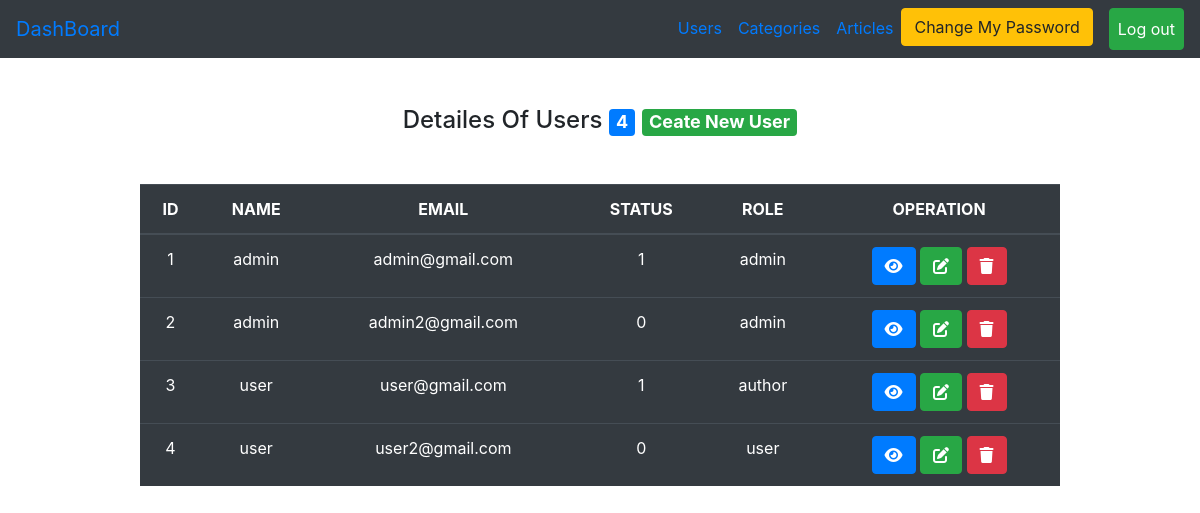
Page /Admin/users.php (signed in) on the earlier database version.
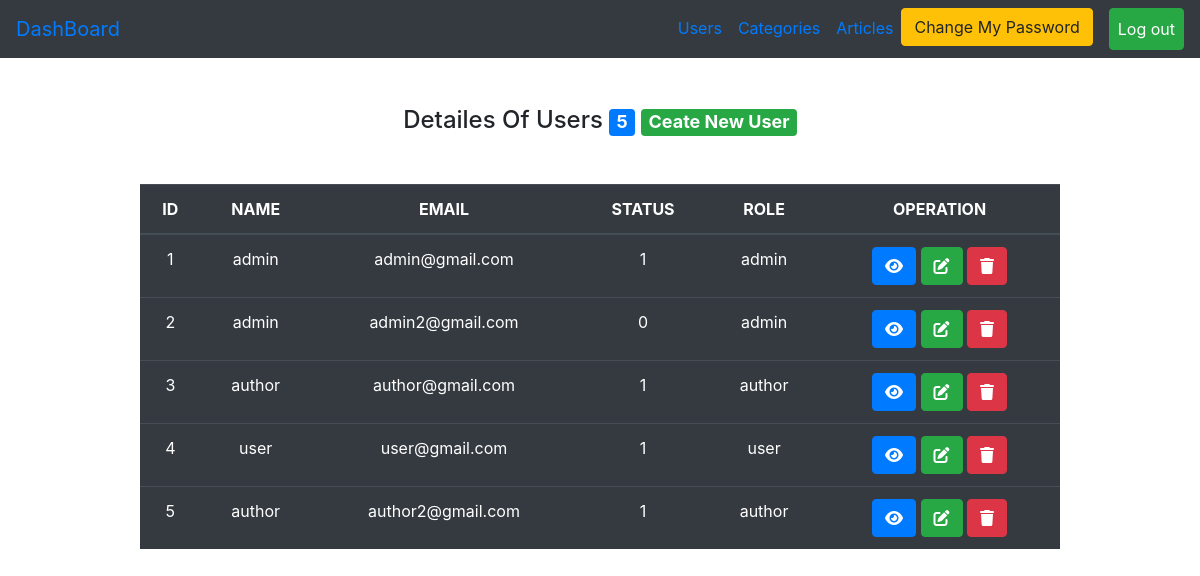
Same page on the later database version.
### tables this page shows
CREATE TABLE `users` (
  `user_id` int(11) NOT NULL,
  `username` varchar(255) NOT NULL,
  `email` varchar(255) NOT NULL,
  `password` varchar(255) NOT NULL,
  `status` enum('0','1') NOT NULL,
  `role` enum('user','admin','author') NOT NULL,
  `created_at` timestamp NULL DEFAULT NULL,
  `updated_at` timestamp NULL DEFAULT NULL
);

### Admin/initials.php (called while the page is built, shortened)
<?php
include ("Includes/temp/header.php");
include ("Includes/temp/navbar.php");
?>

### Admin/users.php (the view, shortened to what this page needs)
<?php
include("initials.php");
if (isset($_SESSION['login'])) {
    $page = "All";
    if ($page == "All") {
        $statment1 = $connect->prepare("SELECT * FROM users");
        $statment1->execute();
        $usercount = $statment1->rowCount();
        $result = $statment1->fetchall();
?>
        <div class="container ">
            <div class="row">
                <div class="col-md-10 m-auto pt-5">
                    <h4 class="text-center">Detailes Of Users <span class="badge badge-primary"><?php echo $usercount ?></span>
                        <a class="badge badge-success" href="?page=create">Ceate New User</a>
                    </h4>
                    <table class="table table-dark mt-5 pt-5 text-center">
                        <thead>
                            <tr>
                                <th scope="col">ID</th>
                                <th scope="col">NAME</th>
                                <th scope="col">EMAIL</th>
                                <th scope="col">STATUS</th>
                                <th scope="col">ROLE</th>
                                <th scope="col">OPERATION</th>
                            </tr>
                        </thead>
                        <tbody>
                            <?php
                            foreach ($result as $item) {
                            ?>
                                <tr>
                                    <td><?php echo $item['user_id'] ?></td>
                                    <td><?php echo $item['username'] ?></td>
                                    <td><?php echo $item['email'] ?></td>
                                    <td><?php echo $item['status'] ?></td>
                                    <td><?php echo $item['role'] ?></td>
                                    <td><a href="?page=show&user_id=<?php echo $item['user_id'] ?>" class="btn btn-primary"><i class="fa-solid fa-eye"></i></a>
                                        <a href="?page=edit&user_id=<?php echo $item['user_id'] ?>" class="btn btn-success"><i class="fa-solid fa-pen-to-square"></i></a>
                                        <a href="?page=delete&user_id=<?php echo $item['user_id'] ?>" class="btn btn-danger"><i class="fa-solid fa-trash"></i></a>
                                    </td>
                                </tr>
                            <?php
                            }
                            ?>
                        </tbody>
                    </table>
                </div>
            </div>
        </div>
    <?php
    } else if ($page == "show") {
        if (isset($_GET['user_id'])) {
            $user_id = $_GET['user_id'];
        }
        $statment1 = $connect->prepare("SELECT * FROM users WHERE	user_id =?");
        $statment1->execute(array($user_id));
        $item = $statment1->fetch();
    ?>
        <div class="container ">
            <div class="row">
                <div class="col-md-10 m-auto pt-5">
                    <table class="table table-dark mt-5 pt-5 text-center">
                        <thead>
                            <tr>
                                <th scope="col">ID</th>
                                <th scope="col">NAME</th>
                                <th scope="col">EMAIL</th>
                                <th scope="col">STATUS</th>
                                <th scope="col">ROLE</th>
                                <th scope="col">CREATED_AT</th>
                                <th scope="col">UPDATED_AT</th>
                                <th scope="col">OPERATION</th>
                            </tr>
                        </thead>
                        <tbody>
                            <tr>
                                <td><?php echo $item['user_id'] ?></td>
                                <td><?php echo $item['username'] ?></td>
                                <td><?php echo $item['email'] ?></td>
                                <td><?php echo $item['status'] ?></td>
                                <td><?php echo $item['role'] ?></td>
                                <td><?php echo $item['created_at'] ?></td>
                                <td><?php echo $item['updated_at'] ?></td>
                                <td><a href="users.php" class="btn btn-primary"><i class="fa-solid fa-arrow-right"></i></a></td>
                            </tr>
                        </tbody>
                    </table>
                </div>
            </div>
        </div>
    <?php
    } else if ($page == "delete") {
        if (isset($_GET['user_id'])) {
            $user_id = $_GET['user_id'];
        }
        $statment = $connect->prepare("DELETE FROM users WHERE user_id =?");
        $statment->execute(array($user_id));
        $_SESSION['message'] = "Deleted Sucessfully";
        header("Location:users.php");
    } else if ($page == "create") {
    ?>
        <div class="container">
            <div class="row">
                <div class="col-md-10 mt-5">
                    <h4 class="text-center">CREATE USER PAGE</h4>
                    <form action="?page=savenew" method="post">
                        <label>USERNAME</label>
                        <input type="text" name="name" class="form-control mb-3">
                        <label>EMAIL</label>
                        <input type="email" name="email" class="form-control mb-3">
                        <label>PASSWORD</label>
                        <input type="password" name="pass" class="form-control mb-3">
                        <label>STATUS</label>
                        <select name="status" class="form-control mb-3">
                            <option value="1">active</option>
                            <option value="0">block</option>
                        </select>
                        <label>ROLE</label>
                        <select name="role" class="form-control mb-3">
                            <option value="admin">admin</option>
                            <option value="user">user</option>
                        </select>
                        <input type="submit" value="Create New User" class="form-control mt-3 btn btn-success ">
                    </form>
                </div>
            </div>
        </div>
    <?php
    } else if ($page == "savenew") {
        if ($_SERVER['REQUEST_METHOD'] == "POST") {
            $name = $_POST['name'];
            $email = $_POST['email'];
            $pass = $_POST['pass'];
            $status = $_POST['status'];
            $role = $_POST['role'];
            $statment = $connect->prepare("select * from users where email=?");
            $statment->execute(array($email));
            $count = $statment->rowcount();
            $item = $statment->fetch();
            if ($count > 0) {
                echo "<h4 class='text-center alert alert-danger'>This Account Already Registed</h4>";
                header("Refresh:3;url=users.php?page=create");
            } else {
                try {
                    $statment = $connect->prepare("insert into users
                    (username,email,`password`,`status`,`role`,created_at)
                    values(?,?,?,?,?,now())");
                    $statment->execute(array( $name, $email, $pass, $status, $role));
                    $_SESSION['message'] = "CREATED SUCESSFULLY";
                    header("Location:users.php");
                } catch (PDOException $e) {
                    echo "<h4 class='text-center alert alert-danger'>DUPLICATED IN ID</h4>";
                    header("Refresh:3;url=users.php?page=create");
                }
            }
        }
    } else if ($page == "edit") {
        if (isset($_GET['user_id'])) {
            $user_id = $_GET['user_id'];
        }
        $statment = $connect->prepare("SELECT * FROM users WHERE user_id =?");
        $statment->execute(array($user_id));
        $item = $statment->fetch();
    ?>
        <div class="container">
            <div class="row">
                <div class="col-md-10 mt-5">
                    <h4 class="text-center">UPDATE USER PAGE</h4>
                    <form action="?page=update" method="post">
                        <input type="hidden" name="old_id" value="<?php echo $item['user_id']; ?>" class="form-control mb-3 ">
                        <label>USERNAME</label>
                        <input type="text" name="name" value="<?php echo $item['username']; ?>" class="form-control mb-3">
                        <label>EMAIL</label>
                        <input type="email" name="email" value="<?php echo $item['email']; ?>" class="form-control mb-3">
                        <label>STATUS</label>
                        <select name="status" class="form-control mb-3">
                            <?php
                            if ($item['status'] == 1) {
                                echo '<option value="1" selected>active</option>';
                                echo '<option value="0">block</option>';
                            } else {
                                echo '<option value="1" >active</option> ';
                                echo  '<option value="0" selected>block</option>';
                            }
                            ?>
                        </select>
                        <label>ROLE</label>
                        <select name="role" class="form-control mb-3">
                            <?php
                            if ($item['role'] == "admin") {
                                echo '<option value="admin" selected>admin</option> ';
                                echo  '<option value="user">user</option>';
                            } else {
                                echo '<option value="admin">admin</option> ';
                                echo  '<option value="user" selected>user</option>';
                            }
                            ?>
                        </select>
                        <input type="submit" value="Update User" class="form-control mt-3 btn btn-success ">
                    </form>
                </div>
            </div>
        </div>
    <?php
    } else if ($page == "update") {
        if ($_SERVER['REQUEST_METHOD'] == "POST") {
            $old_id = $_POST['old_id'];
            $name = $_POST['name'];
            $email = $_POST['email'];
            $status = $_POST['status'];
            $role = $_POST['role'];
            $statment = $connect->prepare("select email from users where user_id = ?");
            $statment->execute(array($old_id));
            $old_email = $statment->fetchColumn();
            if ($email != $old_email) {
                $statment = $connect->prepare("select * from users where email=?");
                $statment->execute(array($email));
                $count = $statment->rowcount();
                $item = $statment->fetch();
                if ($count > 0) {
                    echo "<h4 class='text-center alert alert-danger'>This Account Already Registed</h4>";
                    header("Refresh:3;url=users.php?page=edit&user_id=$old_id");
                    exit;
                }
            }
            try {
                $statment = $connect->prepare("UPDATE USERS SET username=?, email=?, `status`=?, `role`=?, updated_at=now() WHERE user_id=?");
                $statment->execute(array($name, $email, $status, $role, $old_id));
                $_SESSION['message'] = "UPDATED SUCESSFULLY";
                header("Location:users.php");
            } catch (PDOException $e) {
                echo "<h4 class='text-center alert alert-danger'>DUPLICATED IN ID</h4>";
                header("Refresh:3;url=users.php?page=edit&user_id=$old_id");
            }
        }
    }
    ?>
<?php
} else {
    $_SESSION['message'] = "Please Login First";
    header("Location:../login.php");
}
include("Includes/temp/footer.php");
?>

### Admin/Includes/temp/header.php (shortened to what this page needs)
<!DOCTYPE html>
<html lang="en">
<head>
    <link rel="stylesheet" href="Includes/assests/style.css">
    <link rel="stylesheet" href="https://cdnjs.cloudflare.com/ajax/libs/font-awesome/6.6.0/css/all.min.css" />
    <link rel="stylesheet" href="https://cdn.jsdelivr.net/npm/bootstrap@4.6.2/dist/css/bootstrap.min.css">
</head>
<body>

### Admin/Includes/temp/navbar.php (shortened to what this page needs)
<?php
include("Includes/temp/header.php");
?>
<nav class="navbar navbar-expand-lg  bg-dark ">
  <a class="navbar-brand" href="dashboard.php">DashBoard</a>
  <div class="collapse navbar-collapse" id="navbarNavDropdown">
    <ul class="navbar-nav ml-auto">
      <li class="nav-item">
        <a class="nav-link" href="users.php">Users</a>
      </li>
      <li class="nav-item">
        <a class="nav-link" href="categories.php">Categories</a>
      </li>
      <li class="nav-item">
        <a class="nav-link" href="posts.php">Articles</a>
      </li>
      <li class="nav-item">
        <a href="password.php?email=<?php echo $_SESSION['login'] ?>" class="btn btn-warning">Change My Password </i></a>
      </li>
      <a class="nav-link btn btn-success ml-3" href="logout.php">Log out</a>
    </ul>
  </div>
</nav>

### Admin/Includes/temp/footer.php (shortened to what this page needs)
</body>
</html>

Differences in the rows shown:
changed users id 3: username "user" → "author"; email "user@gmail.com" → "author@gmail.com"
changed users "user": email "user2@gmail.com" → "user@gmail.com"; status "0" → "1"
added users: user_id "5", username "author", email "author2@gmail.com", status "1", role "author"
Other differences:
$usercount: "4" → "5"
